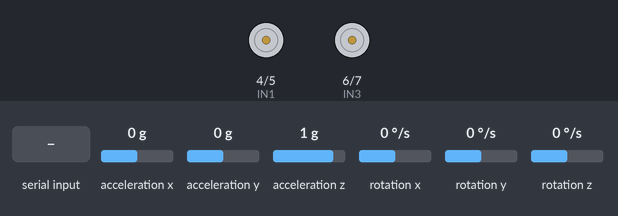
A sketch run on a simulated Arduino Uno, built with avr-gcc and run on an emulated ATmega328P. Parts: motor-driver pin pairs drawn as motors (green arrow = first pin HIGH = forward, orange = second pin HIGH = backward, longer = more drive, scaled by the enable pin). Wiring (inferred from the names in the program): MPU-6050 motion sensor at I2C address 0x68. Inputs (shaded band) come from the test bench; at power-on: acceleration y 0 g, acceleration x 0 g, acceleration z 1 g, rotation x 0 °/s, rotation y 0 °/s, rotation z 0 °/s. What the sketch prints to the serial monitor is not drawn.

Above: at 1.2 s.
1.3 s: acceleration y set to -1.4 g
At 2.4 s:
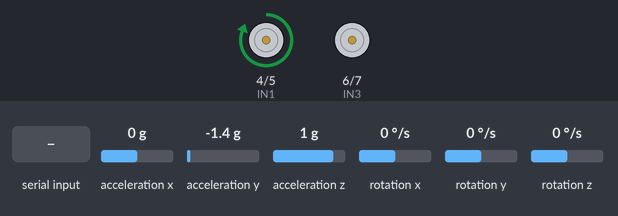
2.8 s: "B90\n" received over the second serial link
5.8 s: acceleration y set to -0.1 g
7.3 s: acceleration y set to 0.2 g
At 8.3 s:
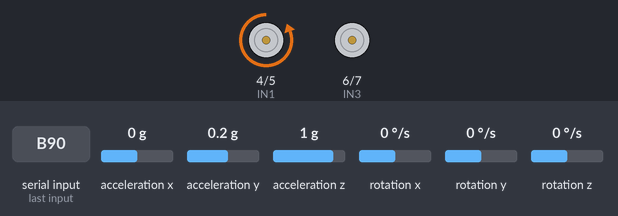
Timing chart, 0 to 9.8 s (numbered marks = the images above; inputs shaded):
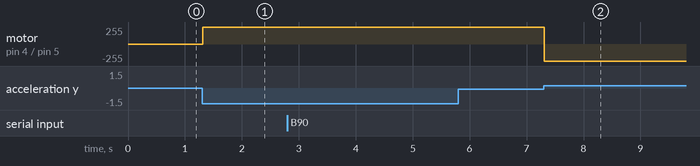

Measured:
- the behaviour switches between 0 and 0.1 g on acceleration y (found by bisection; images 1 and 2)
- after the input at 1.3 s, motor on pin 4 (IN1) / pin 5 (IN2): stopped → forward 255/255 at once
- after the input at 7.3 s, motor on pin 4 (IN1) / pin 5 (IN2): forward 255/255 → backward 255/255 at once

The sketch:

programme_final.ino
```cpp
#include <MPU6050.h>
#include<Wire.h>
#include <PID_v1.h>
#include<SoftwareSerial.h>

MPU6050 accelgyro;
#define RX 12
#define TX 9
char Data;
int vitesseB;
SoftwareSerial BlueT(RX,TX);
//--MOTEUR A -- ROUE INERTIE
int ENA=3;
int IN1=4;
int IN2=5;
//-- MOTEUR B -- ROUE ARRIERE
int ENB=9;
int IN3=6;
int IN4=7;

int value;
int value2 = 0;


int sensVal;
float filterVal = 0.001;
float smoothedVal;

int i, j;
const int MPU=0x68;
int16_t AcX,AcY,AcZ,Tmp,GyX,GyY,GyZ;
const int numReadings = 10;

int readings[numReadings];
int index = 0;
int total = 0;
int average = 0;

int goal = 300;
double Input;
double Output;
double Setpoint = 0;
int Kp = 10;
int Ki = 0.1;
int Kd = 0.5;
PID balancePID(&Input,&Output,&Setpoint,Kp,Ki,Kd,DIRECT);

void setup(){
  Wire.begin();
  Wire.beginTransmission(MPU);
  Wire.write(0x6B);
  Wire.write(0);
  Wire.endTransmission(true);
  balancePID.SetMode(AUTOMATIC);
  balancePID.SetOutputLimits(-255,255);
  Serial.begin(115200);
  BlueT.begin(9600);

  pinMode(ENA,OUTPUT);
pinMode(ENB,OUTPUT);

pinMode(IN1,OUTPUT);
pinMode(IN2,OUTPUT);
pinMode(IN3,OUTPUT);
pinMode(IN4,OUTPUT);


//digitalWrite(IN3,LOW);
//digitalWrite(IN4,HIGH);
//digitalWrite(IN1,LOW);
//digitalWrite(IN2,HIGH);

accelgyro.setXAccelOffset(-630);
  accelgyro.setYAccelOffset(-1125);
  accelgyro.setZAccelOffset(1207);
  accelgyro.setXGyroOffset(104);
  accelgyro.setYGyroOffset(28);
  accelgyro.setZGyroOffset(22);

}
void loop(){
  Input = smooth(readGyro(),filterVal,smoothedVal);

  balancePID.Compute();
  //Serial.println(Input);
  if(Output < 0){
    digitalWrite(IN1,LOW);
    digitalWrite(IN2,HIGH);
    Serial.println((Output));
    value = abs((Output));
      motorSpeed(value);
  }
  if(Output > 0){
    digitalWrite(IN1,HIGH);
    digitalWrite(IN2,LOW);

    value = (abs((Output)));
    Serial.println(value);
      motorSpeed(value);
  }
Data=BlueT.read();
if (Data=='B'){
    int vitessetempB=BlueT.parseInt();
    Serial.println(BlueT.parseInt());
    vitesseB=abs(BlueT.parseInt());
    Serial.println(vitesseB);
  analogWrite(ENB,vitesseB);

  if(vitessetempB<0){
    digitalWrite(IN3,LOW);
    digitalWrite(IN4,HIGH);
    }
  else {
    digitalWrite(IN3,HIGH);
    digitalWrite(IN4,LOW);
    }
    }

}

int motorSpeed(int newValue){
  analogWrite(ENA, newValue);

}

int averageValue(int GyX){
    total= total - readings[index];
    readings[index] = GyX;
    total= total + readings[index];
    index = index + 1;
    if (index >= numReadings){
      index = 0;
    }
    average = total / numReadings;
   return average;
}


int readGyro(){
  Wire.beginTransmission(MPU);
  Wire.write(0x3B);
  Wire.endTransmission(false);
  Wire.requestFrom(MPU,14,true);

  AcX=Wire.read()<<8|Wire.read();
  AcY=Wire.read()<<8|Wire.read();
  AcZ=Wire.read()<<8|Wire.read();
  Tmp=Wire.read()<<8|Wire.read();
  GyX=Wire.read()<<8|Wire.read();
  GyY=Wire.read()<<8|Wire.read();
  GyZ=Wire.read()<<8|Wire.read();

  //Serial.println(AcY);
  if(AcY < 0){
    return AcY;
  }
  if(AcY > 0){
    return AcY;
  }
}

int smooth(int data, float filterVal, float smoothedVal){


  if (filterVal > 1){
    filterVal = .99;
  }
  else if (filterVal <= 0){
    filterVal = 0;
  }

  smoothedVal = (data * (1 - filterVal)) + (smoothedVal  *  filterVal);

  return (int)smoothedVal;
}
```
